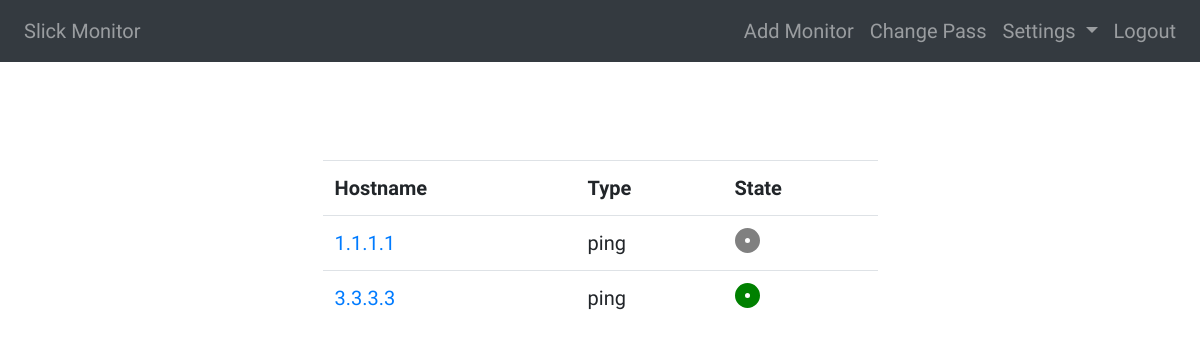
/monitors/ (signed in), run on an earlier commit of the app's database.
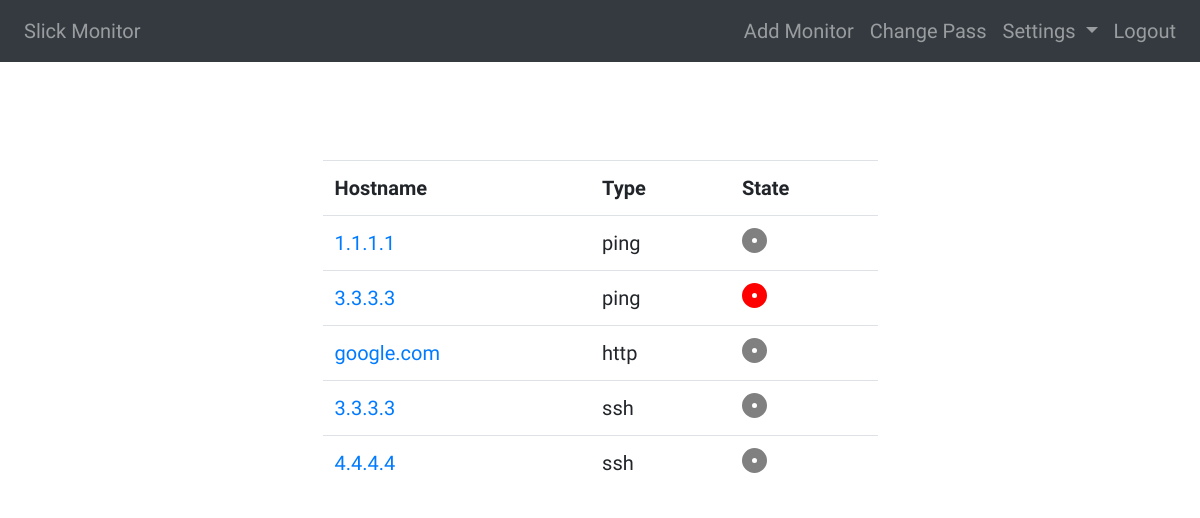
And on a later commit of the database.
### monitors/models.py (models this page shows, shortened)
class Monitors(models.Model):
    hostname = models.CharField(max_length=100)
    type = models.CharField(max_length=100)
    interval = models.IntegerField()
    ftt = models.IntegerField()
    alert_type = models.CharField(max_length=100)
    alert_enabled = models.BooleanField()
    params = models.CharField(max_length=1000)
    class Meta:
        db_table = 'MONITORS'
        unique_together = ('hostname', 'type',)

### monitors/views.py (the view)
# urls.py: path('', views.dashboard, name='dashboard'),
@login_required
def dashboard(request):
    query_results = Monitors.objects.all()
    display_results = []
    for result in query_results:
        if result.states.state == 2:
            display_state = 'circle-gray'
        if result.states.state == 1:
            display_state = 'circle-green'
        if result.states.state == 0:
            display_state = 'circle-red'
        display_result = {
                          'id' : result.id,
                          'hostname' : result.hostname,
                          'type' : result.type,
                          'display_state': display_state
                          }
        display_results.append(display_result)
    return render(request, 'monitors_dashboard.html', {'query_results': display_results})

### templates/monitors_dashboard.html (shortened to what this page needs)
{% extends "base.html" %}
{% block content %}
<div class="col col-sm-6 mx-auto" style="padding-top: 100px; font-size: 20px; font-family: 'Quicksand', sans-serif;">
   <table class="table">
      <tr>
         <th>Hostname</th>
         <th>Type</th>
         <th>State</th>
      </tr>
      {% for item in query_results %}
      <tr>
         <td><a href="{% url 'edit_monitor' item.id %}">{{ item.hostname }}</a></td>
         <td>{{ item.type }}</td>
         <td>
            <div class={{ item.display_state }}>
            </div>
         </td>
      </tr>
      {% endfor %}
   </table>
</div>
{% endblock %}

### templates/base.html (shortened to what this page needs)
<!doctype html>
<html lang="en">
<head>
    {% load static %}
    <link rel="stylesheet" href="https://stackpath.bootstrapcdn.com/bootstrap/4.3.1/css/bootstrap.min.css"
>
    <link rel="stylesheet" href="https://use.fontawesome.com/releases/v5.8.1/css/all.css"
>
</head>
<body style="padding-top:60px; padding-bottom:60px; font-size: 22px;">
    <div class="container-fluid">
        <nav class="navbar fixed-top navbar-expand-md navbar-dark bg-dark"
            style="font-size: 20px; font-family: 'Quicksand', sans-serif;">
            <div class="collapse navbar-collapse" id="navbarSupportedContent">
                <ul class="navbar-nav mr-auto">
                    <li class="nav-item">
                        <a class="nav-link" href="/">Slick Monitor</a>
                    </li>
                </ul>
                <ul class=" navbar-nav ml-auto">
                    {% if request.user.is_authenticated %}
                    <li class="nav-item">
                        <a class="nav-link" href="{% url 'add_form' %}">Add Monitor</a>
                    </li>
                    <li class="nav-item">
                        <a class="nav-link" href="{% url 'change_password' %}">Change Pass</a>
                    </li>
                    <li class="nav-item dropdown">
                        <a class="nav-link dropdown-toggle" href="#" id="navbarDropdown" role="button"
                            data-toggle="dropdown" aria-haspopup="true" aria-expanded="false">
                            Settings
                        </a>
                    </li>
                    <li class="nav-item">
                        <a class="nav-link" href="/logout">Logout</a>
                    </li>
                    {% endif %}
                </ul>
            </div>
        </nav>
        {% block content %}{% endblock %}
    </div>
</body>
</html>

### templates/base.html (style rules this page uses)
div.circle-red { -moz-border-radius: 25px/25px; -webkit-border-radius: 25px 25px; border-radius: 25px/25px; border: solid 10px #f00; width: 25px; height: 25px; }
div.circle-gray { -moz-border-radius: 25px/25px; -webkit-border-radius: 25px 25px; border-radius: 25px/25px; border: solid 10px gray; width: 25px; height: 25px; }

What changed in the data, as far as the page shows it:
added Monitors: hostname "google.com", type "http"
added Monitors: hostname "3.3.3.3", type "ssh"
added Monitors: hostname "4.4.4.4", type "ssh"
